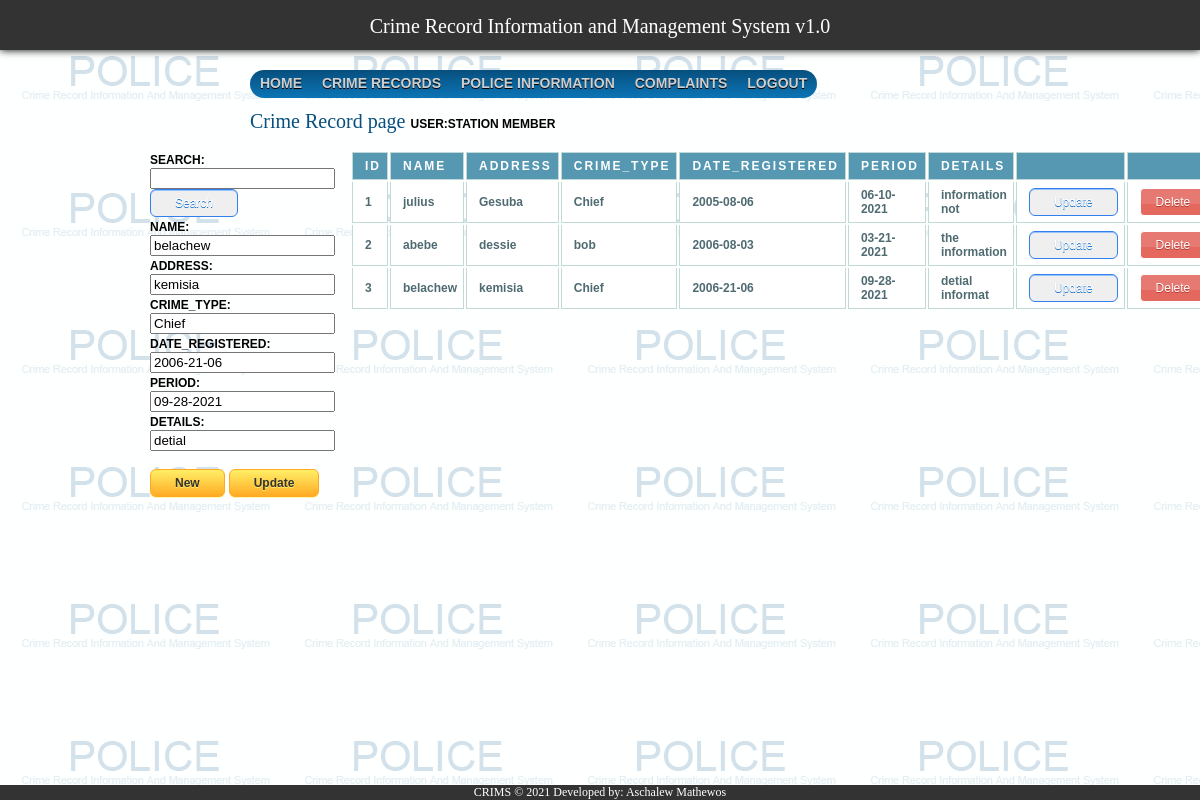
Screenshot of /crime_record_report.php?id=3&status=update with the database file from the repository.
### tables this page shows
CREATE TABLE `crime_record` (
 `id` int(11) NOT NULL AUTO_INCREMENT,
  `name` varchar(11) NOT NULL,
  `address` varchar(25) NOT NULL,
  `crime_type` varchar(25) NOT NULL,
  `date_registered` varchar(20) NOT NULL,
  `period` varchar(25) NOT NULL,
  `details` varchar(15) NOT NULL,
  PRIMARY KEY (`id`)
);

### crime_record_grid.php (the view, shortened to what this page needs)
<?php
$con=mysqli_connect("localhost","root","","crimsdb");
if( isset( $_POST['txtsearch'] ) )
{
  $txtsearch = $_POST['txtsearch'];
  $result = mysqli_query($con,"SELECT * FROM crime_record where name like '%$txtsearch%' or address like '%$txtsearch%' or crime_type like '%$txtsearch%' or date_registered like '%$txtsearch%' or period like '%$txtsearch%' or details like '%$txtsearch%'");
}
else
  $result = mysqli_query($con,"SELECT * FROM crime_record");
  echo "<table>
  <tr>
  <th>ID</th>
  <th>Name</th>
  <th>Address</th>
  <th>Crime_Type</th>
  <th>Date_Registered</th>
  <th>Period</th>
  <th>Details</th>
  <th></th>
  <th></th>
  </tr>";
  while($row = mysqli_fetch_array($result)) {
    $ID = $row['id'];
    echo "<tr>";
    echo "<td>" . $row['id'] . "</td>";
    echo "<td>" . $row['name'] . "</td>";
    echo "<td>" . $row['address'] . "</td>";
    echo "<td>" . $row['crime_type'] . "</td>";
    echo "<td>" . $row['date_registered'] . "</td>";
    echo "<td>" . $row['period'] . "</td>";
    echo "<td>" . $row['details'] . "</td>";
    echo "<td><a href='crime_record_report.php?id=$ID&status=update'> <button class='updateButton'> Update </button></a></td>";
    echo "<td><a href='crime_record_report.php?id=$ID&status=delete'> <button class='deleteButton'> Delete </button></a></td>";
    echo "</tr>";
  }
  echo "</table>";
?>

### crime_records_form.php (shortened to what this page needs)
<?php
	if( isset( $_POST['new'] ) )
	{
		$name = $_POST['name'];
		$address = $_POST['address'];
		$crime_type = $_POST['crime_type'];
		$date_registered = $_POST['date_registered'];
		$period = $_POST['period'];
		$details = $_POST['details'];
		$sqlString = "insert into crime_record (name, address, crime_type, date_registered, period, details) values ('$name', '$address', '$crime_type', '$date_registered', '$period', '$details')";
		mysql_query($sqlString) or die(mysql_error());
		header("Location: crime_record_report.php");
	}
	else if( isset($_GET['status'] )){
		$ID = $_GET['id'];
		if( $_GET['status']== 'update'){
			$result = mysql_query("SELECT * FROM crime_record WHERE ID='$ID'");
			$data = mysql_fetch_object( $result );
			echo "
				<form name='input' action='crime_record_report.php?id=$ID' method='post'>
				<label>Name: </label><br><input value=$data->name type='text' name='name' required autofocus><br>
				<label>Address: </label><br><input value=$data->address type='text' name='address' required autofocus><br>
				<label>Crime_Type: </label><br><input value=$data->crime_type type='text' name='crime_type' required autofocus><br>
				<label>Date_Registered: </label><br><input value=$data->date_registered type='text' name='date_registered' required autofocus><br>
				<label>Period: </label><br><input value=$data->period type='text' name='period' required autofocus><br>
				<label>Details: </label><br><input value=$data->details type='text' name='details' required autofocus><br>
				<br>
				<a href='crime_record_report.php'> <button class='myButton'> New </button></a>
				<input class='myButton' name='update' type='submit' value='Update'>
				</form>
			";
		}
		else if( $_GET['status'] == 'delete'){
			mysql_query("DELETE FROM crime_record where ID='$ID'");
			header("Location: crime_record_report.php");
		}
	}
?>

### css/main.css (style rules this page uses)
body { background-image:url("../images/crims.png") !important; background-attachment:fixed; }
label { font: bold 12px "Trebuchet MS", Verdana, Arial, Helvetica, sans-serif; color:black; text-transform: uppercase; }

### css/report_style.css (style rules this page uses)
table { font: bold 12px "Trebuchet MS", Verdana, Arial, Helvetica, sans-serif; }
th { color: white; border: 1px solid #C1DAD7; letter-spacing: 2px; text-transform: uppercase; text-align: left; padding: 6px 6px 6px 12px; background: #5698b2; }
td { border-left: 1px solid #C1DAD7; border-right: 1px solid #C1DAD7; border-bottom: 1px solid #C1DAD7; background: #fff; padding: 6px 6px 6px 12px; color: #4f6b72; }
.deleteButton { -moz-box-shadow:inset 0px 39px 0px -24px #e67a73; -webkit-box-shadow:inset 0px 39px 0px -24px #e67a73; box-shadow:inset 0px 39px 0px -24px #e67a73; background-color:#e4685d; -moz-border-radius:4px; -webkit-border-radius:4px; border-radius:4px; border:1px solid #ffffff; display:inline-block; cursor:pointer; color:#ffffff; font-family:arial; font-size:12px; padding:6px 15px; text-decoration:none; text-shadow:0px 1px 0px #b23e35; }
.updateButton { -moz-box-shadow:inset 0px 1px 0px 0px #97c4fe; box-shadow:inset 0px 1px 0px 0px #97c4fe; background:-moz-linear-gradient(top, #3d94f6 5%, #1e62d0 100%); -moz-border-radius:6px; border-radius:6px; border:1px solid #337fed; display:inline-block; cursor:pointer; color:#ffffff; font-family:arial; font-size:12px; padding:6px 24px; text-decoration:none; text-shadow:0px 1px 0px #1570cd; }
.myButton { -moz-box-shadow: 0px 1px 0px 0px #fff6af; box-shadow: 0px 1px 0px 0px #fff6af; background:-moz-linear-gradient(top, #ffec64 5%, #ffab23 100%); background:linear-gradient(to bottom, #ffec64 5%, #ffab23 100%); background-color:#ffec64; -moz-border-radius:6px; border-radius:6px; border:1px solid #ffaa22; display:inline-block; cursor:pointer; color:#333333; font-family:arial; font-size:12px; font-weight:bold; padding:6px 24px; text-decoration:none; text-shadow:0px 1px 0px #ffee66; }

### rows the page displays
crime_record: name "belachew", address "kemisia", crime_type "Chief", date_registered "2006-21-06", period "09-28-2021", id "3", details "detial informat"
crime_record: id "1", name "julius", address "Gesuba", crime_type "Chief", date_registered "2005-08-06", period "06-10-2021", details "information not"
crime_record: id "2", name "abebe", address "dessie", crime_type "bob", date_registered "2006-08-03", period "03-21-2021", details "the information"
